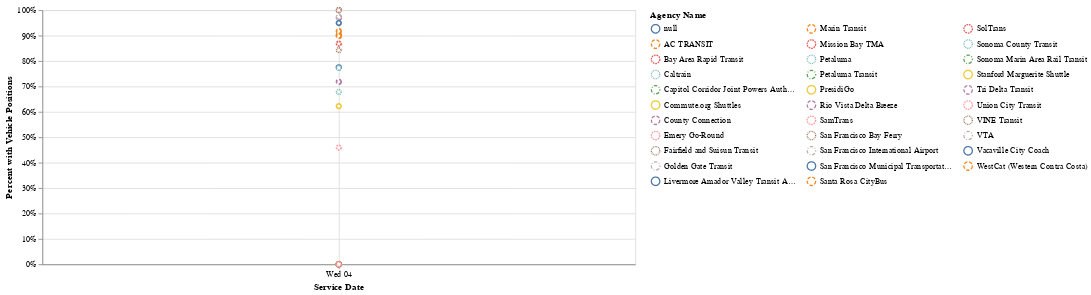

The code cell stored with this chart in its notebook:
### Code cell
display(HTML(f"<strong>{district} "
             f"Average Percent of Scheduled Trips with Vehicle Postions Data "
             f"by Route Over Time</strong>"))
display(Markdown("To utilize the multi-select, use `shift` when clicking routes in the legend"))

line = alt.Chart(d_agency_date_avg).mark_line(point={"filled": False, "fill":"white"}).encode(
    x=alt.X('service_date', title=utils.labeling('service_date')),
    y=alt.Y('avg', title=('Percent with Vehicle Positions'), axis=alt.Axis(format='%')),
    color=alt.Color('agency_name', title=['Agency Name'],  legend=alt.Legend(columns=3, symbolLimit=0)),
    strokeDash='agency_name')

line_chart = utils.add_tooltip(line, 'agency_name','service_date', 'avg')
line_chart = utils.add_chart_selection(line_chart, 'agency_name')
line_chart.properties(width=700)

### Figure 1 — Vega-Lite specification as saved in the notebook (floating-point values rounded to 4 significant figures)
{"config": {"view": {"continuousWidth": 400, "continuousHeight": 300}}, "data": {"name": "data-6cb4bc3a1d97b16e6ee4a841a3098b8b"}, "mark": {"type": "line", "point": {"filled": false, "fill": "white"}}, "encoding": {"color": {"field": "agency_name", "legend": {"columns": 3, "symbolLimit": 0}, "title": ["Agency Name"], "type": "nominal"}, "opacity": {"condition": {"value": 1, "selection": "selector002"}, "value": 0}, "strokeDash": {"field": "agency_name", "type": "nominal"}, "tooltip": [{"field": "agency_name", "title": "Agency Name", "type": "nominal"}, {"field": "service_date", "title": "Service Date", "type": "temporal"}, {"field": "service_date", "title": "Service Date", "type": "temporal"}], "x": {"field": "service_date", "title": "Service Date", "type": "temporal"}, "y": {"axis": {"format": "%"}, "field": "avg", "title": "Percent with Vehicle Positions", "type": "quantitative"}}, "selection": {"selector002": {"type": "multi", "fields": ["agency_name"], "bind": "legend"}}, "width": 700, "$schema": "https://vega.github.io/schema/vega-lite/v4.17.0.json", "datasets": {"data-6cb4bc3a1d97b16e6ee4a841a3098b8b": [{"calitp_itp_id": 336, "agency_name": "Tri Delta Transit", "service_date": "2022-05-04T00:00:00", "num_sched": 369.0, "num_vp": 358.0, "avg": 0.9702}, {"calitp_itp_id": 61, "agency_name": null, "service_date": "2022-05-04T00:00:00", "num_sched": null, "num_vp": null, "avg": null}, {"calitp_itp_id": 324, "agency_name": "Stanford Marguerite Shuttle", "service_date": "2022-05-04T00:00:00", "num_sched": 660.0, "num_vp": 0.0, "avg": 0.0}, {"calitp_itp_id": 70, "agency_name": "Sonoma County Transit", "service_date": "2022-05-04T00:00:00", "num_sched": 251.0, "num_vp": 0.0, "avg": 0.0}, {"calitp_itp_id": 247, "agency_name": "Petaluma Transit", "service_date": "2022-05-04T00:00:00", "num_sched": 233.0, "num_vp": 0.0, "avg": 0.0}, {"calitp_itp_id": 281, "agency_name": "San Francisco International Airport", "service_date": "2022-05-04T00:00:00", "num_sched": 1049.0, "num_vp": 0.0, "avg": 0.0}, {"calitp_itp_id": 290, "agency_name": "SamTrans", "service_date": "2022-05-04T00:00:00", "num_sched": 1455.0, "num_vp": 3.0, "avg": 0.002062}, {"calitp_itp_id": 350, "agency_name": "Union City Transit", "service_date": "2022-05-04T00:00:00", "num_sched": 270.0, "num_vp": 124.0, "avg": 0.4593}, {"calitp_itp_id": 167, "agency_name": "Livermore Amador Valley Transit Authority", "service_date": "2022-05-04T00:00:00", "num_sched": 338.0, "num_vp": 262.0, "avg": 0.7751}, {"calitp_itp_id": 201, "agency_name": "Mission Bay TMA", "service_date": "2022-05-04T00:00:00", "num_sched": 111.0, "num_vp": 0.0, "avg": 0.0}, {"calitp_itp_id": 61, "agency_name": "County Connection", "service_date": "2022-05-04T00:00:00", "num_sched": 922.0, "num_vp": 662.0, "avg": 0.718}, {"calitp_itp_id": 368, "agency_name": "WestCat (Western Contra Costa)", "service_date": "2022-05-04T00:00:00", "num_sched": 555.0, "num_vp": 0.0, "avg": 0.0}, {"calitp_itp_id": 264, "agency_name": "Rio Vista Delta Breeze", "service_date": "2022-05-04T00:00:00", "num_sched": 8.0, "num_vp": 0.0, "avg": 0.0}, {"calitp_itp_id": 294, "agency_name": "VTA", "service_date": "2022-05-04T00:00:00", "num_sched": 3657.0, "num_vp": 3560.0, "avg": 0.9735}, {"calitp_itp_id": 56, "agency_name": "Capitol Corridor Joint Powers Authority", "service_date": "2022-05-04T00:00:00", "num_sched": 51.0, "num_vp": 0.0, "avg": 0.0}, {"calitp_itp_id": 314, "agency_name": "Sonoma County Transit", "service_date": "2022-05-04T00:00:00", "num_sched": 251.0, "num_vp": 0.0, "avg": 0.0}, {"calitp_itp_id": 315, "agency_name": "Sonoma Marin Area Rail Transit", "service_date": "2022-05-04T00:00:00", "num_sched": 26.0, "num_vp": 26.0, "avg": 1.0}, {"calitp_itp_id": 356, "agency_name": "Vacaville City Coach", "service_date": "2022-05-04T00:00:00", "num_sched": 123.0, "num_vp": 0.0, "avg": 0.0}, {"calitp_itp_id": 127, "agency_name": "Golden Gate Transit", "service_date": "2022-05-04T00:00:00", "num_sched": 196.0, "num_vp": 196.0, "avg": 1.0}, {"calitp_itp_id": 194, "agency_name": "Marin Transit", "service_date": "2022-05-04T00:00:00", "num_sched": 704.0, "num_vp": 635.0, "avg": 0.902}, {"calitp_itp_id": 218, "agency_name": "VINE Transit", "service_date": "2022-05-04T00:00:00", "num_sched": 216.0, "num_vp": 182.0, "avg": 0.8426}, {"calitp_itp_id": 246, "agency_name": "Caltrain", "service_date": "2022-05-04T00:00:00", "num_sched": 88.0, "num_vp": 68.0, "avg": 0.7727}, {"calitp_itp_id": 247, "agency_name": "Petaluma", "service_date": "2022-05-04T00:00:00", "num_sched": 233.0, "num_vp": 158.0, "avg": 0.6781}, {"calitp_itp_id": 290, "agency_name": null, "service_date": "2022-05-04T00:00:00", "num_sched": null, "num_vp": null, "avg": null}, {"calitp_itp_id": 310, "agency_name": "SolTrans", "service_date": "2022-05-04T00:00:00", "num_sched": 402.0, "num_vp": 349.0, "avg": 0.8682}, {"calitp_itp_id": 301, "agency_name": "Santa Rosa CityBus", "service_date": "2022-05-04T00:00:00", "num_sched": 573.0, "num_vp": 515.0, "avg": 0.8988}, {"calitp_itp_id": 257, "agency_name": "PresidiGo", "service_date": "2022-05-04T00:00:00", "num_sched": 45.0, "num_vp": 28.0, "avg": 0.6222}, {"calitp_itp_id": 106, "agency_name": "Emery Go-Round", "service_date": "2022-05-04T00:00:00", "num_sched": 133.0, "num_vp": 133.0, "avg": 1.0}, {"calitp_itp_id": 110, "agency_name": "Fairfield and Suisun Transit", "service_date": "2022-05-04T00:00:00", "num_sched": 317.0, "num_vp": 317.0, "avg": 1.0}, {"calitp_itp_id": 76, "agency_name": "Commute.org Shuttles", "service_date": "2022-05-04T00:00:00", "num_sched": 250.0, "num_vp": 0.0, "avg": 0.0}, {"calitp_itp_id": 282, "agency_name": "San Francisco Municipal Transportation Agency", "service_date": "2022-05-04T00:00:00", "num_sched": 8707.0, "num_vp": 8268.0, "avg": 0.9496}, {"calitp_itp_id": 279, "agency_name": null, "service_date": "2022-05-04T00:00:00", "num_sched": null, "num_vp": null, "avg": null}, {"calitp_itp_id": 4, "agency_name": "AC TRANSIT", "service_date": "2022-05-04T00:00:00", "num_sched": 5378.0, "num_vp": 4932.0, "avg": 0.9171}, {"calitp_itp_id": 76, "agency_name": "SamTrans", "service_date": "2022-05-04T00:00:00", "num_sched": 47.0, "num_vp": 0.0, "avg": 0.0}, {"calitp_itp_id": 127, "agency_name": null, "service_date": "2022-05-04T00:00:00", "num_sched": null, "num_vp": null, "avg": null}, {"calitp_itp_id": 279, "agency_name": "Bay Area Rapid Transit", "service_date": "2022-05-04T00:00:00", "num_sched": 1012.0, "num_vp": 0.0, "avg": 0.0}, {"calitp_itp_id": 280, "agency_name": "San Francisco Bay Ferry", "service_date": "2022-05-04T00:00:00", "num_sched": 141.0, "num_vp": 0.0, "avg": 0.0}, {"calitp_itp_id": 199, "agency_name": "SamTrans", "service_date": "2022-05-04T00:00:00", "num_sched": 24.0, "num_vp": 0.0, "avg": 0.0}]}}
